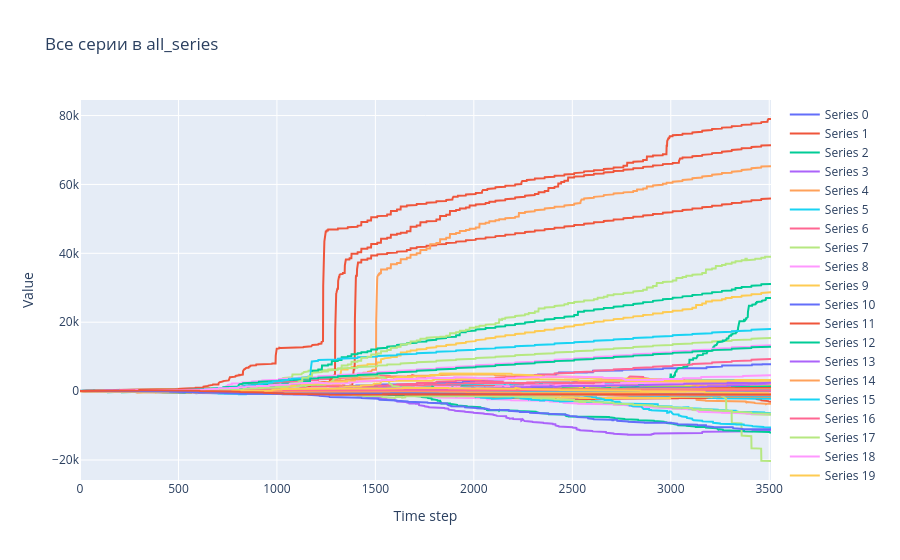

The code cell stored with this chart in its notebook:
### Code cell
import plotly.graph_objs as go

# Отрисовать все
fig = go.Figure()
for i in range(all_series.shape[0]):
    fig.add_trace(go.Scatter(
        y=all_series[i],
        mode='lines',
        name=f"Series {i}"
    ))

fig.update_layout(
    title="Все серии в all_series",
    xaxis_title="Time step",
    yaxis_title="Value"
)
fig.show()

### Figure 1 — Plotly figure (JSON) as saved in the notebook; plotly's stock layout.template omitted (floating-point values rounded to 4 significant figures; data arrays with more than 128 entries replaced by an {"elided": "..."} marker saying what was removed)
{"data": [{"mode": "lines", "name": "Series 0", "type": "scatter", "y": {"elided": "3510 int values"}}, {"mode": "lines", "name": "Series 1", "type": "scatter", "y": {"elided": "3510 int values"}}, {"mode": "lines", "name": "Series 2", "type": "scatter", "y": {"elided": "3510 int values"}}, {"mode": "lines", "name": "Series 3", "type": "scatter", "y": {"elided": "3510 int values"}}, {"mode": "lines", "name": "Series 4", "type": "scatter", "y": {"elided": "3510 int values"}}, {"mode": "lines", "name": "Series 5", "type": "scatter", "y": {"elided": "3510 int values"}}, {"mode": "lines", "name": "Series 6", "type": "scatter", "y": {"elided": "3510 int values"}}, {"mode": "lines", "name": "Series 7", "type": "scatter", "y": {"elided": "3510 int values"}}, {"mode": "lines", "name": "Series 8", "type": "scatter", "y": {"elided": "3510 int values"}}, {"mode": "lines", "name": "Series 9", "type": "scatter", "y": {"elided": "3510 int values"}}, {"mode": "lines", "name": "Series 10", "type": "scatter", "y": {"elided": "3510 int values"}}, {"mode": "lines", "name": "Series 11", "type": "scatter", "y": {"elided": "3510 int values"}}, {"mode": "lines", "name": "Series 12", "type": "scatter", "y": {"elided": "3510 int values"}}, {"mode": "lines", "name": "Series 13", "type": "scatter", "y": {"elided": "3510 int values"}}, {"mode": "lines", "name": "Series 14", "type": "scatter", "y": {"elided": "3510 int values"}}, {"mode": "lines", "name": "Series 15", "type": "scatter", "y": {"elided": "3510 int values"}}, {"mode": "lines", "name": "Series 16", "type": "scatter", "y": {"elided": "3510 int values"}}, {"mode": "lines", "name": "Series 17", "type": "scatter", "y": {"elided": "3510 int values"}}, {"mode": "lines", "name": "Series 18", "type": "scatter", "y": {"elided": "3510 int values"}}, {"mode": "lines", "name": "Series 19", "type": "scatter", "y": {"elided": "3510 int values"}}, {"mode": "lines", "name": "Series 20", "type": "scatter", "y": {"elided": "3510 int values"}}, {"mode": "lines", "name": "Series 21", "type": "scatter", "y": {"elided": "3510 int values"}}, {"mode": "lines", "name": "Series 22", "type": "scatter", "y": {"elided": "3510 int values"}}, {"mode": "lines", "name": "Series 23", "type": "scatter", "y": {"elided": "3510 int values"}}, {"mode": "lines", "name": "Series 24", "type": "scatter", "y": {"elided": "3510 int values"}}, {"mode": "lines", "name": "Series 25", "type": "scatter", "y": {"elided": "3510 int values"}}, {"mode": "lines", "name": "Series 26", "type": "scatter", "y": {"elided": "3510 int values"}}, {"mode": "lines", "name": "Series 27", "type": "scatter", "y": {"elided": "3510 int values"}}, {"mode": "lines", "name": "Series 28", "type": "scatter", "y": {"elided": "3510 int values"}}, {"mode": "lines", "name": "Series 29", "type": "scatter", "y": {"elided": "3510 int values"}}, {"mode": "lines", "name": "Series 30", "type": "scatter", "y": {"elided": "3510 int values"}}, {"mode": "lines", "name": "Series 31", "type": "scatter", "y": {"elided": "3510 int values"}}, {"mode": "lines", "name": "Series 32", "type": "scatter", "y": {"elided": "3510 int values"}}, {"mode": "lines", "name": "Series 33", "type": "scatter", "y": {"elided": "3510 int values"}}, {"mode": "lines", "name": "Series 34", "type": "scatter", "y": {"elided": "3510 int values"}}, {"mode": "lines", "name": "Series 35", "type": "scatter", "y": {"elided": "3510 int values"}}, {"mode": "lines", "name": "Series 36", "type": "scatter", "y": {"elided": "3510 int values"}}, {"mode": "lines", "name": "Series 37", "type": "scatter", "y": {"elided": "3510 int values"}}, {"mode": "lines", "name": "Series 38", "type": "scatter", "y": {"elided": "3510 int values"}}, {"mode": "lines", "name": "Series 39", "type": "scatter", "y": {"elided": "3510 int values"}}, {"mode": "lines", "name": "Series 40", "type": "scatter", "y": {"elided": "3510 int values"}}, {"mode": "lines", "name": "Series 41", "type": "scatter", "y": {"elided": "3510 int values"}}, {"mode": "lines", "name": "Series 42", "type": "scatter", "y": {"elided": "3510 int values"}}, {"mode": "lines", "name": "Series 43", "type": "scatter", "y": {"elided": "3510 int values"}}, {"mode": "lines", "name": "Series 44", "type": "scatter", "y": {"elided": "3510 int values"}}, {"mode": "lines", "name": "Series 45", "type": "scatter", "y": {"elided": "3510 int values"}}, {"mode": "lines", "name": "Series 46", "type": "scatter", "y": {"elided": "3510 int values"}}, {"mode": "lines", "name": "Series 47", "type": "scatter", "y": {"elided": "3510 int values"}}, {"mode": "lines", "name": "Series 48", "type": "scatter", "y": {"elided": "3510 int values"}}, {"mode": "lines", "name": "Series 49", "type": "scatter", "y": {"elided": "3510 int values"}}, {"mode": "lines", "name": "Series 50", "type": "scatter", "y": {"elided": "3510 int values"}}, {"mode": "lines", "name": "Series 51", "type": "scatter", "y": {"elided": "3510 int values"}}, {"mode": "lines", "name": "Series 52", "type": "scatter", "y": {"elided": "3510 int values"}}, {"mode": "lines", "name": "Series 53", "type": "scatter", "y": {"elided": "3510 int values"}}, {"mode": "lines", "name": "Series 54", "type": "scatter", "y": {"elided": "3510 int values"}}, {"mode": "lines", "name": "Series 55", "type": "scatter", "y": {"elided": "3510 int values"}}, {"mode": "lines", "name": "Series 56", "type": "scatter", "y": {"elided": "3510 int values"}}, {"mode": "lines", "name": "Series 57", "type": "scatter", "y": {"elided": "3510 int values"}}, {"mode": "lines", "name": "Series 58", "type": "scatter", "y": {"elided": "3510 int values"}}, {"mode": "lines", "name": "Series 59", "type": "scatter", "y": {"elided": "3510 int values"}}, {"mode": "lines", "name": "Series 60", "type": "scatter", "y": {"elided": "3510 int values"}}, {"mode": "lines", "name": "Series 61", "type": "scatter", "y": {"elided": "3510 int values"}}, {"mode": "lines", "name": "Series 62", "type": "scatter", "y": {"elided": "3510 int values"}}, {"mode": "lines", "name": "Series 63", "type": "scatter", "y": {"elided": "3510 int values"}}, {"mode": "lines", "name": "Series 64", "type": "scatter", "y": {"elided": "3510 int values"}}, {"mode": "lines", "name": "Series 65", "type": "scatter", "y": {"elided": "3510 int values"}}, {"mode": "lines", "name": "Series 66", "type": "scatter", "y": {"elided": "3510 int values"}}, {"mode": "lines", "name": "Series 67", "type": "scatter", "y": {"elided": "3510 int values"}}, {"mode": "lines", "name": "Series 68", "type": "scatter", "y": {"elided": "3510 int values"}}, {"mode": "lines", "name": "Series 69", "type": "scatter", "y": {"elided": "3510 int values"}}, {"mode": "lines", "name": "Series 70", "type": "scatter", "y": {"elided": "3510 int values"}}, {"mode": "lines", "name": "Series 71", "type": "scatter", "y": {"elided": "3510 int values"}}, {"mode": "lines", "name": "Series 72", "type": "scatter", "y": {"elided": "3510 int values"}}, {"mode": "lines", "name": "Series 73", "type": "scatter", "y": {"elided": "3510 int values"}}, {"mode": "lines", "name": "Series 74", "type": "scatter", "y": {"elided": "3510 int values"}}, {"mode": "lines", "name": "Series 75", "type": "scatter", "y": {"elided": "3510 int values"}}, {"mode": "lines", "name": "Series 76", "type": "scatter", "y": {"elided": "3510 int values"}}, {"mode": "lines", "name": "Series 77", "type": "scatter", "y": {"elided": "3510 int values"}}, {"mode": "lines", "name": "Series 78", "type": "scatter", "y": {"elided": "3510 int values"}}, {"mode": "lines", "name": "Series 79", "type": "scatter", "y": {"elided": "3510 int values"}}, {"mode": "lines", "name": "Series 80", "type": "scatter", "y": {"elided": "3510 int values"}}, {"mode": "lines", "name": "Series 81", "type": "scatter", "y": {"elided": "3510 int values"}}, {"mode": "lines", "name": "Series 82", "type": "scatter", "y": {"elided": "3510 int values"}}, {"mode": "lines", "name": "Series 83", "type": "scatter", "y": {"elided": "3510 int values"}}, {"mode": "lines", "name": "Series 84", "type": "scatter", "y": {"elided": "3510 int values"}}, {"mode": "lines", "name": "Series 85", "type": "scatter", "y": {"elided": "3510 int values"}}, {"mode": "lines", "name": "Series 86", "type": "scatter", "y": {"elided": "3510 int values"}}, {"mode": "lines", "name": "Series 87", "type": "scatter", "y": {"elided": "3510 int values"}}, {"mode": "lines", "name": "Series 88", "type": "scatter", "y": {"elided": "3510 int values"}}, {"mode": "lines", "name": "Series 89", "type": "scatter", "y": {"elided": "3510 int values"}}, {"mode": "lines", "name": "Series 90", "type": "scatter", "y": {"elided": "3510 int values"}}, {"mode": "lines", "name": "Series 91", "type": "scatter", "y": {"elided": "3510 int values"}}, {"mode": "lines", "name": "Series 92", "type": "scatter", "y": {"elided": "3510 int values"}}, {"mode": "lines", "name": "Series 93", "type": "scatter", "y": {"elided": "3510 int values"}}, {"mode": "lines", "name": "Series 94", "type": "scatter", "y": {"elided": "3510 int values"}}, {"mode": "lines", "name": "Series 95", "type": "scatter", "y": {"elided": "3510 int values"}}, {"mode": "lines", "name": "Series 96", "type": "scatter", "y": {"elided": "3510 int values"}}, {"mode": "lines", "name": "Series 97", "type": "scatter", "y": {"elided": "3510 int values"}}, {"mode": "lines", "name": "Series 98", "type": "scatter", "y": {"elided": "3510 int values"}}, {"mode": "lines", "name": "Series 99", "type": "scatter", "y": {"elided": "3510 int values"}}, {"mode": "lines", "name": "Series 100", "type": "scatter", "y": {"elided": "3510 int values"}}, {"mode": "lines", "name": "Series 101", "type": "scatter", "y": {"elided": "3510 int values"}}, {"mode": "lines", "name": "Series 102", "type": "scatter", "y": {"elided": "3510 int values"}}, {"mode": "lines", "name": "Series 103", "type": "scatter", "y": {"elided": "3510 int values"}}, {"mode": "lines", "name": "Series 104", "type": "scatter", "y": {"elided": "3510 int values"}}, {"mode": "lines", "name": "Series 105", "type": "scatter", "y": {"elided": "3510 int values"}}, {"mode": "lines", "name": "Series 106", "type": "scatter", "y": {"elided": "3510 int values"}}, {"mode": "lines", "name": "Series 107", "type": "scatter", "y": {"elided": "3510 int values"}}, {"mode": "lines", "name": "Series 108", "type": "scatter", "y": {"elided": "3510 int values"}}, {"mode": "lines", "name": "Series 109", "type": "scatter", "y": {"elided": "3510 int values"}}, {"mode": "lines", "name": "Series 110", "type": "scatter", "y": {"elided": "3510 int values"}}, {"mode": "lines", "name": "Series 111", "type": "scatter", "y": {"elided": "3510 int values"}}], "layout": {"title": {"text": "Все серии в all_series"}, "xaxis": {"title": {"text": "Time step"}}, "yaxis": {"title": {"text": "Value"}}}}
